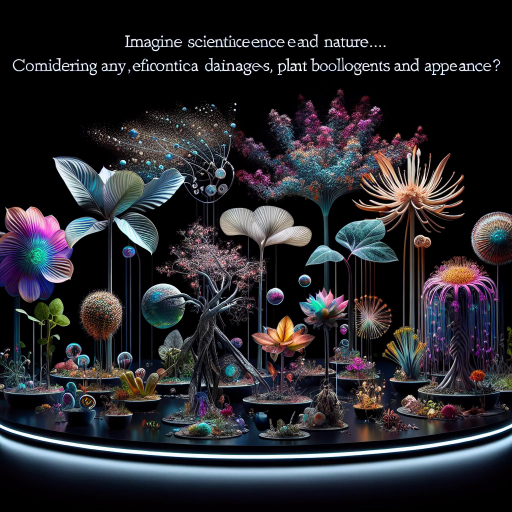
#> input picture frame 48 of rendered_blender_video.mp4, 1024 x 1024 px (shown at 1/2 size)
$ python Hologram_Video_Layout.py
#> lines starting #> are read from the running program, lines starting #| are printed output that depends on the picture
import cv2
import numpy as np
import subprocess
import math
import os
import time


def flip_video(input_video_path, output_video_path):
    cap = cv2.VideoCapture(input_video_path)

    if not cap.isOpened():
        print("Error: Could not open video.")
        return

    frame_width = int(cap.get(3))
    frame_height = int(cap.get(4))

    fourcc = cv2.VideoWriter_fourcc(*'mp4v') # Use 'XVID' if saving as .avi
    out = cv2.VideoWriter(output_video_path, fourcc, 20.0, (frame_width, frame_height))

    while True:
        ret, frame = cap.read()
#> frame is the input picture: shape (1024, 1024, 3); mean B, G, R 44.4, 39.7, 40.3
        if not ret:
            print("Reached the end of the video or failed to read.")
            break

        flipped_frame = cv2.flip(frame, -1) # 0 for vertical, 1 for horizontal, -1 for both
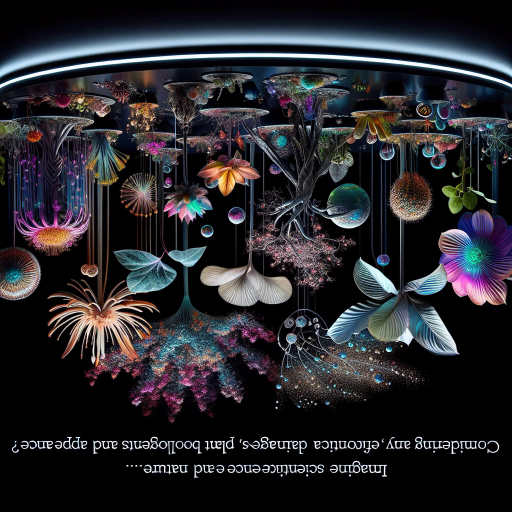
#> flipped_frame: shape (1024, 1024, 3) (shown at 1/2 size); mean B, G, R 44.4, 39.7, 40.3

        out.write(flipped_frame)

    cap.release()
    out.release()
    cv2.destroyAllWindows()
    print("Video has been flipped and saved.")

# Example usage
input_video_path = '/Users/jorgemuyo/Desktop/Challenge/rendered_blender_video.mp4'
output_video_path = '/Users/jorgemuyo/Desktop/Challenge/video_flipped.mp4'
flip_video(input_video_path, output_video_path)


# [47 lines left out: function create_hologram_layout, not called in this run]

input_video_path = output_video_path
initial_output_video_path = '/Users/jorgemuyo/Desktop/Challenge/VIDEO/hologram_video.mp4'

create_hologram_layout(input_video_path, initial_output_video_path)

# Define paths for the FFmpeg input (initial output) and final output video files
ffmpeg_input_path = initial_output_video_path
ffmpeg_output_path = '/Users/jorgemuyo/Desktop/Challenge/VIDEO/DEFINITIVE_HOLOGRAM.mp4'

# FFmpeg command to convert and resize the video
ffmpeg_command = [
    '/opt/homebrew/bin/ffmpeg',  # path of ffmpeg
    '-i', ffmpeg_input_path,
    '-c:v', 'libx264',
    '-crf', '23',
    '-preset', 'veryfast',
    '-s', '2000x2000',  # Adjusted final video size
    ffmpeg_output_path
]

# Execute the FFmpeg command
subprocess.run(ffmpeg_command)

file_path = '/Users/jorgemuyo/Desktop/Challenge/VIDEO/DEFINITIVE_HOLOGRAM.mp4'
subprocess.call(['open', file_path])
